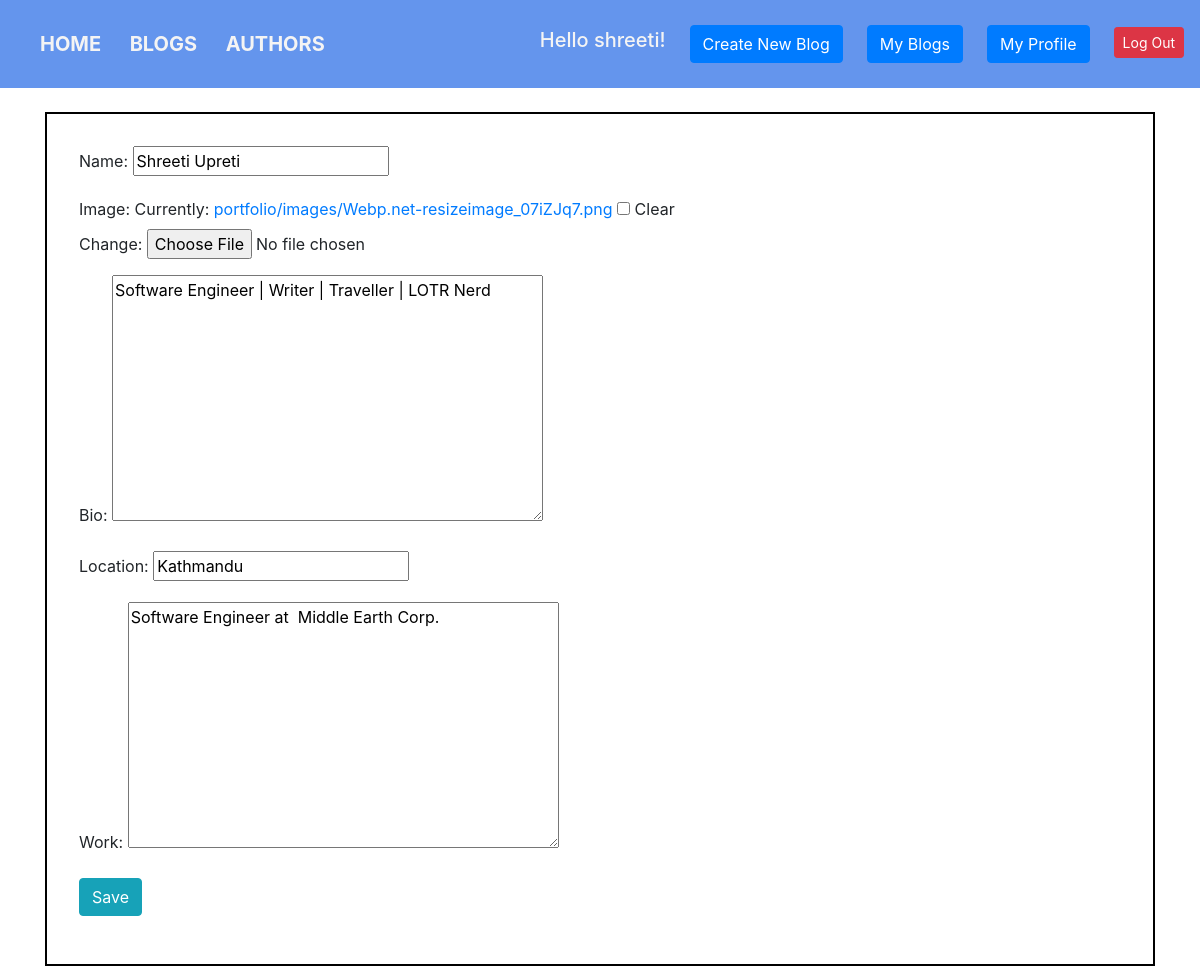
The app's page /updateprofile/1 (signed in) with its own data.
### portfolio/models.py (models this page shows, shortened)
class Author(models.Model):
    username = models.ForeignKey(User, on_delete=models.CASCADE, null=True)
    Name = models.CharField(max_length=50)
    image = models.ImageField(upload_to='portfolio/images/', null=True, blank=True)
    Bio = models.TextField(max_length=150, null=True)
    Location = models.CharField(max_length=150)
    Work = models.TextField(max_length=150)

### portfolio/views.py (the view)
# urls.py: path('updateprofile/<int:pk>', login_required(UpdateProfile.as_view()), name='updateprofile'),
class UpdateProfile(UpdateView):
    form_class = AuthorProfileForm
    pk_url_kwarg = 'pk'
    model = Author
    template_name = 'portfolio/author_update.html'
    success_url = '/personalprofile/'

### portfolio/forms.py
class AuthorProfileForm(ModelForm):
    class Meta:
        model = Author
        fields = ('Name', 'image', 'Bio','Location', 'Work')

### portfolio/templates/portfolio/author_update.html (shortened to what this page needs)
{% extends 'portfolio/base.html' %}
{% block content%}
<div class="create-form">
<form action="" method="POST">
    {{form.as_p}}
    <button class="btn btn-info" type="submit">Save</button>
    </form>
    </div>
{% endblock %}

### portfolio/templates/portfolio/base.html (shortened to what this page needs)
{%load static%}
<html lang="en">
<head>
    <link href="{% static 'portfolio/custom.css' %}" rel="stylesheet">
    <link href="https://stackpath.bootstrapcdn.com/bootstrap/4.3.1/css/bootstrap.min.css"
 rel="stylesheet">
</head>
<body>
<nav class="navbar">
    <div class="nav-wrapper">
        <div class="regular-nav">
            <a href="{% url 'home' %}">HOME</a>
            <a href="{% url 'blog:bloglist' %}">BLOGS</a>
            <a href="{% url 'authors' %}">AUTHORS</a>
        </div>
        <div class="auth-nav">
            {% if user.is_authenticated %}
            <h5>Hello {{user.username}}!</h5>
            <a class="btn btn-primary" href="{% url 'create' %}">Create New Blog</a>
            <a class="btn btn-primary" href="{% url 'authorpage' %}">My Blogs</a>
            <a class="btn btn-primary" href="{% url 'personalprofile' %}">My Profile</a>
            <form action="{% url 'logoutuser' %}" method="POST">
                <button class="btn btn-sm btn-danger" type="submit">Log Out</button>
            </form>
            <br>
            {% else %}
            <a class="btn btn-primary" href="{% url 'signupuser' %}">Sign Up To Be an Author</a>
            <a class="btn btn-primary" href="{% url 'loginuser' %}">Log In As Author</a>
            {% endif %}
            <br><br>
        </div>
    </div>
</nav>
<br>
<div class="container">
    {% block content %}{% endblock %}
</div>
</body>
</html>

### portfolio/static/portfolio/custom.css (style rules this page uses)
* { margin: 0 padding: 0 }
body { font-family: 'Lato', sans-serif; }
.navbar { background: cornflowerblue; }
.navbar .regular-nav a { color: #f4f4f4; font-size: 20px; font-weight: 700; word-spacing: 2rem; margin-left: 1.5rem ; }
.nav-wrapper { width: 100%; display: flex; justify-content: space-between; align-items: center; }
.auth-nav { display: flex; justify-content: center; align-items: center; }
.auth-nav h5 { color: #f4f4f4; }
.auth-nav a { margin-left: 1.5rem ; }
.auth-nav button { margin-left: 1.5rem ; margin-top: 13px }
.create-form { border: 2px solid black; padding: 2rem; }

### records on screen
Author: Name "Shreeti Upreti", Bio "Software Engineer | Writer | Traveller | LOTR Nerd", Location "Kathmandu", Work "Software Engineer at Middle Earth Corp."

### other values on screen
{{ user.username }} "shreeti"
